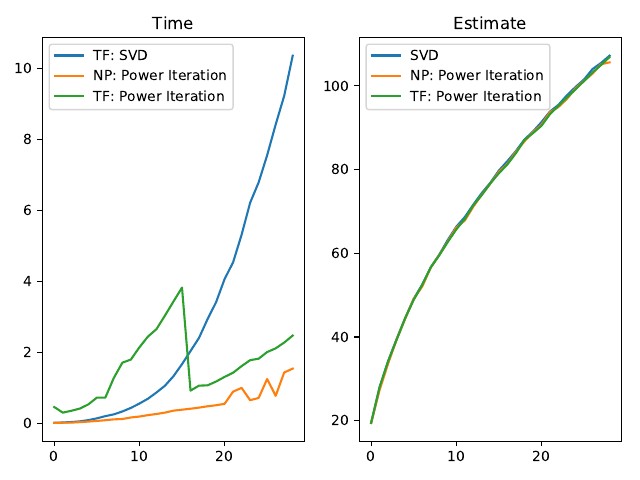

Source code (Python):
"""
	Compares the speed of different approaches to computing largest eigenvalue. 
	Quite surprisingly the NumPy variant performed the fastest! 

	The plot in 'test_speed.pdf' display some weird behaviour for the tensorflow 
	implementation, maybe moving stuff back and forth from GPU takes time?
	For now the NumPy variant is fast enough for the w-gan. 

	TODO: Figure out if there is anything wrong with the GPU implementation. 
	Also, when training the w-gan everything all the matrices lives in the GPU
	RAM, so figuring out what is wrong on the GPU aught to make matters faster. 

"""

import numpy as np
import tensorflow as tf
from power_iteration import *
import matplotlib.pyplot as plt
import time

fig, ax = plt.subplots(1, 2)
sess = tf.Session()

time_svd = []
time_np = []
time_tf = []

estimate_svd = []
estimate_np = []
estimate_tf = []

iterations = 30

for i in range(1, iterations, 1):
	print("--- [%i / %i] ---"%(i, iterations))

	size = i*100

	a = np.random.normal(0, 1, size=(size, size)).astype(np.float32)

	t0 = time.time()
	estimate_svd.append(np.max(sess.run(tf.linalg.svd(a)[0])))
	t1 = time.time()
	estimate_np.append(power_iteration_np(a, 50))
	t2 = time.time()
	estimate_tf.append(power_iteration_tf(a, sess, 50)[0][0])
	t3 = time.time()

	time_svd.append(t1-t0)
	time_np.append(t2-t1)
	time_tf.append(t3-t2)

	for j in range(2): ax[j].cla()
	ax[0].set_title("Time")
	ax[0].plot(time_svd, label="TF: SVD") # do np svd?
	ax[0].plot(time_np, label="NP: Power Iteration")
	ax[0].plot(time_tf, label="TF: Power Iteration")

	ax[1].set_title("Estimate")
	ax[1].plot(estimate_svd, label="SVD")
	ax[1].plot(estimate_np, label="NP: Power Iteration")
	ax[1].plot(estimate_tf, label="TF: Power Iteration")
	for j in range(2): ax[j].legend()

	plt.tight_layout()
	plt.pause(.1)

plt.savefig("test_speed.pdf")
